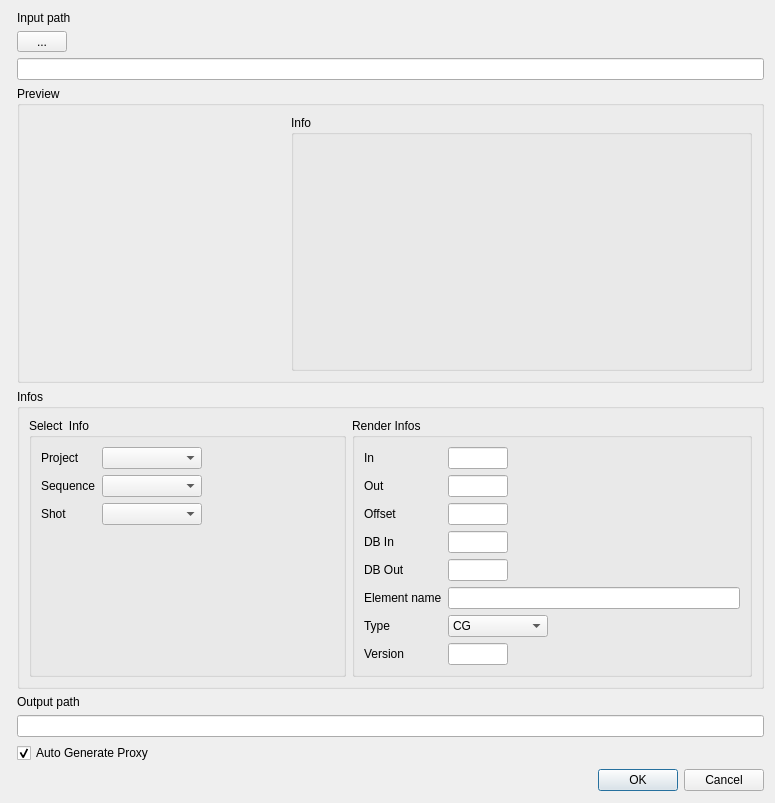
<?xml version="1.0" encoding="UTF-8"?>
<ui version="4.0">
 <class>importDialog</class>
 <widget class="QDialog" name="importDialog">
  <property name="geometry">
   <rect>
    <x>0</x>
    <y>0</y>
    <width>775</width>
    <height>803</height>
   </rect>
  </property>
  <property name="windowTitle">
   <string>render details</string>
  </property>
  <layout class="QFormLayout" name="formLayout">
   <property name="fieldGrowthPolicy">
    <enum>QFormLayout::AllNonFixedFieldsGrow</enum>
   </property>
   <item row="5" column="1">
    <widget class="QGroupBox" name="groupBox_2">
     <property name="title">
      <string>Preview</string>
     </property>
     <layout class="QHBoxLayout" name="horizontalLayout">
      <item>
       <widget class="QLabel" name="ThumbPixmap">
        <property name="minimumSize">
         <size>
          <width>256</width>
          <height>256</height>
         </size>
        </property>
        <property name="maximumSize">
         <size>
          <width>256</width>
          <height>256</height>
         </size>
        </property>
        <property name="text">
         <string/>
        </property>
       </widget>
      </item>
      <item>
       <widget class="QGroupBox" name="infoGroupBox">
        <property name="title">
         <string>Info</string>
        </property>
        <layout class="QVBoxLayout" name="verticalLayout">
         <property name="spacing">
          <number>2</number>
         </property>
         <property name="margin">
          <number>2</number>
         </property>
        </layout>
       </widget>
      </item>
     </layout>
    </widget>
   </item>
   <item row="11" column="1">
    <widget class="QGroupBox" name="groupBox_3">
     <property name="title">
      <string>Infos</string>
     </property>
     <layout class="QHBoxLayout" name="horizontalLayout_2">
      <item>
       <widget class="QGroupBox" name="groupBox_4">
        <property name="minimumSize">
         <size>
          <width>300</width>
          <height>0</height>
         </size>
        </property>
        <property name="title">
         <string>Select  Info</string>
        </property>
        <layout class="QFormLayout" name="formLayout_3">
         <item row="0" column="0">
          <widget class="QLabel" name="label_8">
           <property name="text">
            <string>Project</string>
           </property>
          </widget>
         </item>
         <item row="0" column="1">
          <widget class="QComboBox" name="ProjectComboBox">
           <property name="maximumSize">
            <size>
             <width>100</width>
             <height>16777215</height>
            </size>
           </property>
           <property name="sizeAdjustPolicy">
            <enum>QComboBox::AdjustToContents</enum>
           </property>
          </widget>
         </item>
         <item row="1" column="0">
          <widget class="QLabel" name="label_9">
           <property name="text">
            <string>Sequence</string>
           </property>
          </widget>
         </item>
         <item row="2" column="0">
          <widget class="QLabel" name="label_10">
           <property name="text">
            <string>Shot</string>
           </property>
          </widget>
         </item>
         <item row="1" column="1">
          <widget class="QComboBox" name="SequComboBox">
           <property name="maximumSize">
            <size>
             <width>100</width>
             <height>16777215</height>
            </size>
           </property>
           <property name="sizeAdjustPolicy">
            <enum>QComboBox::AdjustToContents</enum>
           </property>
          </widget>
         </item>
         <item row="2" column="1">
          <widget class="QComboBox" name="ShotComboBox">
           <property name="maximumSize">
            <size>
             <width>100</width>
             <height>16777215</height>
            </size>
           </property>
           <property name="sizeAdjustPolicy">
            <enum>QComboBox::AdjustToContents</enum>
           </property>
          </widget>
         </item>
        </layout>
       </widget>
      </item>
      <item>
       <widget class="QGroupBox" name="groupBox">
        <property name="maximumSize">
         <size>
          <width>400</width>
          <height>16777215</height>
         </size>
        </property>
        <property name="title">
         <string>Render Infos</string>
        </property>
        <layout class="QFormLayout" name="formLayout_2">
         <property name="fieldGrowthPolicy">
          <enum>QFormLayout::AllNonFixedFieldsGrow</enum>
         </property>
         <item row="0" column="0">
          <widget class="QLabel" name="label_2">
           <property name="text">
            <string>In</string>
           </property>
          </widget>
         </item>
         <item row="0" column="1">
          <widget class="QLineEdit" name="InlineEdit">
           <property name="maximumSize">
            <size>
             <width>60</width>
             <height>16777215</height>
            </size>
           </property>
           <property name="readOnly">
            <bool>true</bool>
           </property>
          </widget>
         </item>
         <item row="1" column="0">
          <widget class="QLabel" name="label_3">
           <property name="text">
            <string>Out</string>
           </property>
          </widget>
         </item>
         <item row="1" column="1">
          <widget class="QLineEdit" name="OutlineEdit">
           <property name="maximumSize">
            <size>
             <width>60</width>
             <height>16777215</height>
            </size>
           </property>
           <property name="readOnly">
            <bool>true</bool>
           </property>
          </widget>
         </item>
         <item row="7" column="0">
          <widget class="QLabel" name="label_5">
           <property name="text">
            <string>Version</string>
           </property>
          </widget>
         </item>
         <item row="7" column="1">
          <widget class="QLineEdit" name="VerlineEdit">
           <property name="maximumSize">
            <size>
             <width>60</width>
             <height>16777215</height>
            </size>
           </property>
           <property name="readOnly">
            <bool>true</bool>
           </property>
          </widget>
         </item>
         <item row="6" column="1">
          <widget class="QComboBox" name="comboBox">
           <property name="maximumSize">
            <size>
             <width>100</width>
             <height>16777215</height>
            </size>
           </property>
           <item>
            <property name="text">
             <string>CG</string>
            </property>
           </item>
           <item>
            <property name="text">
             <string>PLATE</string>
            </property>
           </item>
           <item>
            <property name="text">
             <string>COMP</string>
            </property>
           </item>
           <item>
            <property name="text">
             <string>ELEMENT</string>
            </property>
           </item>
          </widget>
         </item>
         <item row="6" column="0">
          <widget class="QLabel" name="label_4">
           <property name="text">
            <string>Type</string>
           </property>
          </widget>
         </item>
         <item row="5" column="1">
          <widget class="QLineEdit" name="ElemNamelineEdit">
           <property name="readOnly">
            <bool>false</bool>
           </property>
          </widget>
         </item>
         <item row="5" column="0">
          <widget class="QLabel" name="label_6">
           <property name="text">
            <string>Element name</string>
           </property>
          </widget>
         </item>
         <item row="2" column="1">
          <widget class="QLineEdit" name="OffsetlineEdit">
           <property name="minimumSize">
            <size>
             <width>60</width>
             <height>0</height>
            </size>
           </property>
           <property name="maximumSize">
            <size>
             <width>60</width>
             <height>16777215</height>
            </size>
           </property>
           <property name="inputMask">
            <string/>
           </property>
          </widget>
         </item>
         <item row="2" column="0">
          <widget class="QLabel" name="label_11">
           <property name="text">
            <string>Offset</string>
           </property>
          </widget>
         </item>
         <item row="3" column="1">
          <widget class="QLineEdit" name="DBInlineEdit">
           <property name="minimumSize">
            <size>
             <width>60</width>
             <height>0</height>
            </size>
           </property>
           <property name="maximumSize">
            <size>
             <width>60</width>
             <height>16777215</height>
            </size>
           </property>
           <property name="readOnly">
            <bool>true</bool>
           </property>
          </widget>
         </item>
         <item row="4" column="1">
          <widget class="QLineEdit" name="DBOutlineEdit">
           <property name="minimumSize">
            <size>
             <width>60</width>
             <height>0</height>
            </size>
           </property>
           <property name="maximumSize">
            <size>
             <width>60</width>
             <height>16777215</height>
            </size>
           </property>
           <property name="readOnly">
            <bool>true</bool>
           </property>
          </widget>
         </item>
         <item row="3" column="0">
          <widget class="QLabel" name="label_12">
           <property name="text">
            <string>DB In</string>
           </property>
          </widget>
         </item>
         <item row="4" column="0">
          <widget class="QLabel" name="label_13">
           <property name="text">
            <string>DB Out</string>
           </property>
          </widget>
         </item>
        </layout>
       </widget>
      </item>
     </layout>
    </widget>
   </item>
   <item row="12" column="1">
    <widget class="QLabel" name="label_7">
     <property name="text">
      <string>Output path</string>
     </property>
    </widget>
   </item>
   <item row="13" column="1">
    <widget class="QLineEdit" name="OutputPathlineEdit">
     <property name="readOnly">
      <bool>true</bool>
     </property>
    </widget>
   </item>
   <item row="14" column="1">
    <widget class="QCheckBox" name="checkBox">
     <property name="text">
      <string>Auto Generate Proxy</string>
     </property>
     <property name="checked">
      <bool>true</bool>
     </property>
    </widget>
   </item>
   <item row="15" column="1">
    <widget class="QDialogButtonBox" name="buttonBox">
     <property name="orientation">
      <enum>Qt::Horizontal</enum>
     </property>
     <property name="standardButtons">
      <set>QDialogButtonBox::Cancel|QDialogButtonBox::Ok</set>
     </property>
    </widget>
   </item>
   <item row="3" column="1">
    <widget class="QLineEdit" name="InputPathLineEdit">
     <property name="readOnly">
      <bool>true</bool>
     </property>
    </widget>
   </item>
   <item row="2" column="1">
    <widget class="QToolButton" name="BrowserToolButton">
     <property name="minimumSize">
      <size>
       <width>50</width>
       <height>0</height>
      </size>
     </property>
     <property name="text">
      <string>...</string>
     </property>
    </widget>
   </item>
   <item row="1" column="1">
    <widget class="QLabel" name="label">
     <property name="text">
      <string>Input path</string>
     </property>
    </widget>
   </item>
  </layout>
 </widget>
 <resources/>
 <connections>
  <connection>
   <sender>buttonBox</sender>
   <signal>accepted()</signal>
   <receiver>importDialog</receiver>
   <slot>accept()</slot>
   <hints>
    <hint type="sourcelabel">
     <x>248</x>
     <y>254</y>
    </hint>
    <hint type="destinationlabel">
     <x>157</x>
     <y>274</y>
    </hint>
   </hints>
  </connection>
  <connection>
   <sender>buttonBox</sender>
   <signal>rejected()</signal>
   <receiver>importDialog</receiver>
   <slot>reject()</slot>
   <hints>
    <hint type="sourcelabel">
     <x>316</x>
     <y>260</y>
    </hint>
    <hint type="destinationlabel">
     <x>286</x>
     <y>274</y>
    </hint>
   </hints>
  </connection>
  <connection>
   <sender>BrowserToolButton</sender>
   <signal>clicked()</signal>
   <receiver>importDialog</receiver>
   <slot>fileBrowser()</slot>
   <hints>
    <hint type="sourcelabel">
     <x>21</x>
     <y>331</y>
    </hint>
    <hint type="destinationlabel">
     <x>387</x>
     <y>326</y>
    </hint>
   </hints>
  </connection>
  <connection>
   <sender>ElemNamelineEdit</sender>
   <signal>textEdited(QString)</signal>
   <receiver>importDialog</receiver>
   <slot>setElemName()</slot>
   <hints>
    <hint type="sourcelabel">
     <x>623</x>
     <y>465</y>
    </hint>
    <hint type="destinationlabel">
     <x>387</x>
     <y>326</y>
    </hint>
   </hints>
  </connection>
  <connection>
   <sender>OffsetlineEdit</sender>
   <signal>textEdited(QString)</signal>
   <receiver>importDialog</receiver>
   <slot>setFrameRange()</slot>
   <hints>
    <hint type="sourcelabel">
     <x>531</x>
     <y>492</y>
    </hint>
    <hint type="destinationlabel">
     <x>387</x>
     <y>379</y>
    </hint>
   </hints>
  </connection>
 </connections>
 <slots>
  <slot>fileBrowser()</slot>
  <slot>setElemName()</slot>
  <slot>setFrameRange()</slot>
 </slots>
</ui>
